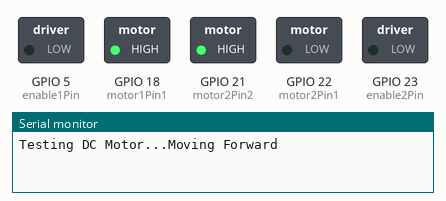
The program below on a simulated ESP32. Parts: switched loads named in the program (green lamp = pin HIGH), the last lines printed to the serial monitor.

Above: at 0.05 s.
At 3.05 s:
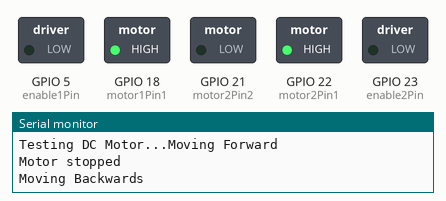
At 5.95 s:
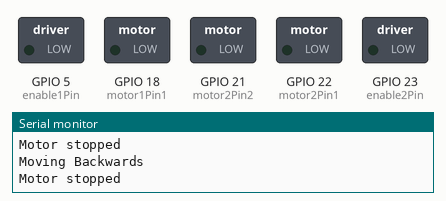
At 7.0 s:
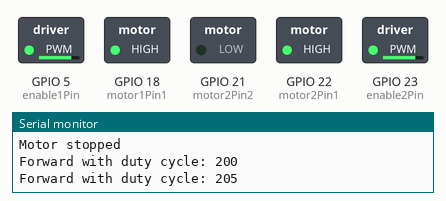
At 11.95 s:
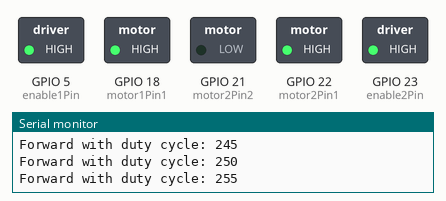
Timing chart, 0 to 15.6 s (numbered marks = the images above):
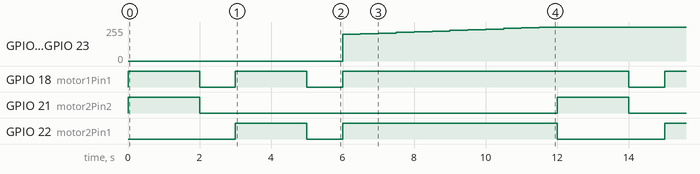

Measured:
- by itself, GPIO 18 (motor1Pin1): repeats every 12.0 s: LOW 1.0 s, HIGH 2.0 s, LOW 1.0 s, HIGH 8.0 s
- by itself, GPIO 21 (motor2Pin2): alternates HIGH for 2.0 s and LOW for 10.0 s
- by itself, GPIO 22 (motor2Pin1): repeats every 12.0 s: LOW 1.0 s, HIGH 6.0 s, LOW 3.0 s, HIGH 2.0 s
- by itself, GPIO 5 (enable1Pin), GPIO 23 (enable2Pin): repeats every 12.0 s: 204/255 0.50 s, 209/255 0.50 s, 214/255 0.50 s, 219/255 0.50 s, 224/255 0.50 s, 229/255 0.50 s, 234/255 0.50 s, 239/255 0.50 s, 244/255 0.50 s, 249/255 0.50 s, 255/255 6.5 s, 199/255 0.50 s

The program:

main.cpp
```cpp
#include <Arduino.h>

// Motor A
int motor1Pin1 = 18;
int motor1Pin2 = 19;
int enable1Pin = 5;
// Motor B
int motor2Pin1 = 22;
int motor2Pin2 = 21;
int enable2Pin = 23;
// Setting PWM properties
const int freq = 1000;
const int freq2 = 2000;
const int pwmChannel1 = 0;
const int pwmChannel2 = 1;
const int resolution = 8;
int dutyCycle = 200;
int dutyCycle2 = 300;

void setup() {
  // sets the pins as outputs:
  pinMode(motor1Pin1, OUTPUT);
  pinMode(motor1Pin1, OUTPUT);
  pinMode(enable1Pin, OUTPUT);
  pinMode(motor2Pin1, OUTPUT);
  pinMode(motor2Pin2, OUTPUT);
  pinMode(enable2Pin, OUTPUT);

  // configure LED PWM functionalitites
  ledcSetup(pwmChannel1, freq, resolution);
  ledcSetup(pwmChannel2, freq2, resolution);

  // attach the channel to the GPIO to be controlled
  ledcAttachPin(enable1Pin, pwmChannel1);
  ledcAttachPin(enable2Pin, pwmChannel2);

  Serial.begin(115200);

  // testing
  Serial.print("Testing DC Motor...");
}

void loop() {
  // Move the DC motor forward at maximum speed
  Serial.println("Moving Forward");
  digitalWrite(motor1Pin1, HIGH);
  digitalWrite(motor1Pin2, LOW);
  digitalWrite(motor2Pin1, LOW);
  digitalWrite(motor2Pin2, HIGH);
  delay(2000);

  // Stop the DC motor
  Serial.println("Motor stopped");
  digitalWrite(motor1Pin1, LOW);
  digitalWrite(motor1Pin2, LOW);
  digitalWrite(motor2Pin1, LOW);
  digitalWrite(motor2Pin2, LOW);
  delay(1000);

  // Move DC motor backwards at maximum speed
  Serial.println("Moving Backwards");
  digitalWrite(motor1Pin1, HIGH);
  digitalWrite(motor1Pin2, LOW);
  digitalWrite(motor2Pin1, HIGH);
  digitalWrite(motor2Pin2, LOW);
  delay(2000);

  // Stop the DC motor
  Serial.println("Motor stopped");
  digitalWrite(motor1Pin1, LOW);
  digitalWrite(motor1Pin2, LOW);
  digitalWrite(motor2Pin1, LOW);
  digitalWrite(motor2Pin2, LOW);
  delay(1000);

  // Move DC motor forward with increasing speed
  digitalWrite(motor1Pin1, HIGH);
  digitalWrite(motor1Pin2, LOW);
  digitalWrite(motor2Pin1, HIGH);
  digitalWrite(motor2Pin2, LOW);
  while (dutyCycle <= 255){
    ledcWrite(pwmChannel1, dutyCycle);
    ledcWrite(pwmChannel2, dutyCycle);
    Serial.print("Forward with duty cycle: ");
    Serial.println(dutyCycle);
    dutyCycle = dutyCycle + 5;
    delay(500);
  }
  dutyCycle = 200;
}
```
